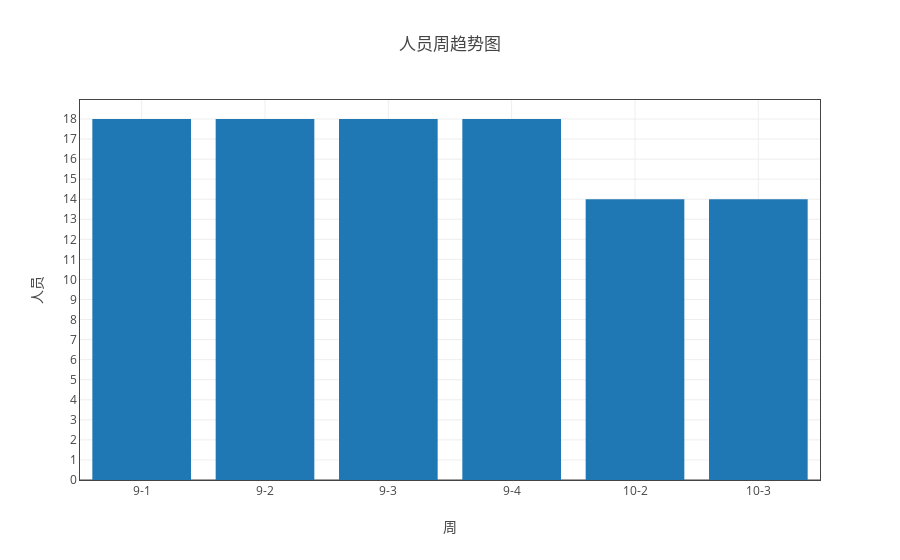

The notebook cell this image was saved under:
### Markdown cell above
## 分析组整体人员情况

### Code cell
ss = myModule.format(all_df1 ,"日期（格式“月-周次”）" ,['人员'])
ss.groupby('count')
myModule.sort_by_index(ss.groupby('count'))
tt = myModule.myPlot(myModule.sort_by_index(ss.groupby('count')))
tt.plot('bar')

### Figure 1 — Plotly figure (JSON) as saved in the notebook; plotly's stock layout.template omitted (floating-point values rounded to 4 significant figures)
{"data": [{"name": "人员", "type": "bar", "uid": "4aaabb36-d5ea-11e8-8ddb-a41f72875c19", "x": ["9-1", "9-2", "9-3", "9-4", "10-2", "10-3"], "y": [18, 18, 18, 18, 14, 14]}], "layout": {"title": "人员周趋势图", "xaxis": {"mirror": "all", "nticks": 20, "showgrid": true, "showline": true, "title": "周", "type": "category", "zeroline": true}, "yaxis": {"mirror": "all", "nticks": 20, "showgrid": true, "showline": true, "title": "人员", "zeroline": true}}}
